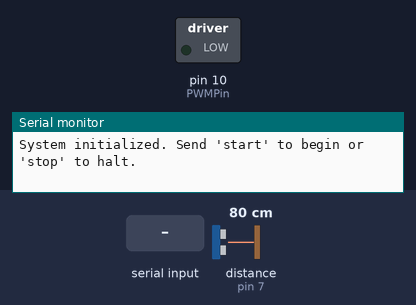
A sketch run on a simulated Arduino Uno, built with avr-gcc and run on an emulated ATmega328P. Shown: switched loads named in the sketch (green lamp = pin HIGH), the last lines printed to the serial monitor. The inputs (shaded band) are chosen by the test bench; at power-on: distance to the obstacle (sensor on pin 7) 80 cm. The echo pulse lasts 58.3 µs per cm; pins used as bus, display or sensor lines are not drawn.

Above: at 1.2 s.
1.3 s: "start\n" received over Serial
2.8 s: distance to the obstacle (sensor on pin 7) set to 17 cm
5.8 s: distance to the obstacle (sensor on pin 7) set to 13 cm
At 6.9 s:
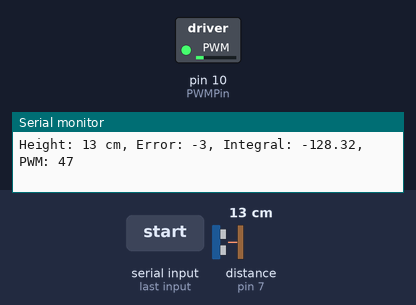
8.8 s: distance to the obstacle (sensor on pin 7) set to 2 cm
At 9.5 s:
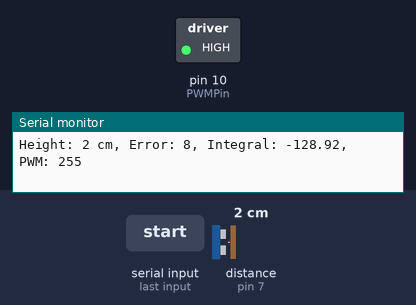
10.3 s: distance to the obstacle (sensor on pin 7) set to 9 cm
At 11.1 s:
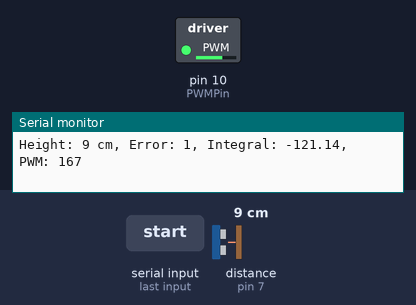
13.3 s: "stop\n" received over Serial
At 14.4 s:
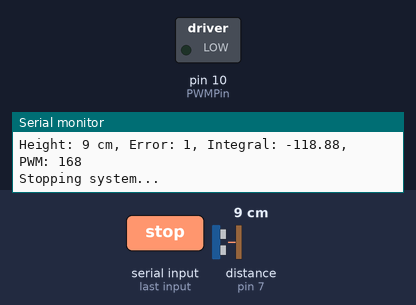
Timing chart, 0 to 15.8 s (numbered marks = the images above; inputs shaded):
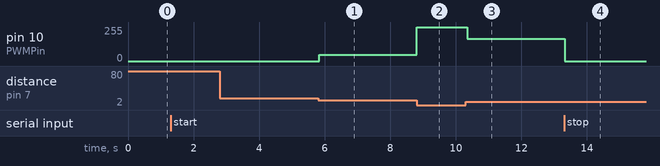

The sketch:

Drone_Altitude_Controller_Code_Final.ino
```cpp
// Pin definitions
const int triggerPin = 8;  // Trigger pin for the ultrasonic sensor
const int echoPin = 7;     // Echo pin for the ultrasonic sensor
const int PWMPin = 10;     // Pin for the motor PWM signal

// Target height and control parameters
const int target_height = 10;  // Target height in centimeters
const float Kp = 30.0;         // Proportional Gain
const float Ki = 0.1;         // Integral Gain
const float Kd = 0.0001;         // Derivative Gain
const int minPWM = 0;         // Minimum PWM value
const int maxPWM = 255;       // Maximum PWM value

// Variables
long duration, cm, lastValidCm = 0;
int PWM_offset = 150;
int PWM_signal = 0;
int error = 0;
float integral = 0;
float derivative = 0;
int lastError = 0;
unsigned long lastTime = millis();
bool running = false;

void setup() {
    pinMode(triggerPin, OUTPUT);
    pinMode(echoPin, INPUT);
    pinMode(PWMPin, OUTPUT);

    Serial.begin(9600);
    Serial.println("System initialized. Send 'start' to begin or 'stop' to halt.");
}

void loop() {
    if (Serial.available() > 0) {
        String command = Serial.readStringUntil('\n');
        if (command == "start") {
            running = true;
            integral = 0;  // Reset integral term
            lastError = 0; // Reset last error
            lastTime = millis(); // Reset last time
            Serial.println("Starting system...");
        } else if (command == "stop") {
            running = false;
            analogWrite(PWMPin, 0); // Stop the motor
            Serial.println("Stopping system...");
        }
    }

    if (running) {
        unsigned long currentTime = millis();
        unsigned long elapsedTime = currentTime - lastTime;

        digitalWrite(triggerPin, LOW);
        delayMicroseconds(2);
        digitalWrite(triggerPin, HIGH);
        delayMicroseconds(5);
        digitalWrite(triggerPin, LOW);

        duration = pulseIn(echoPin, HIGH);
        cm = microsecondsToCentimeters(duration);

        error = target_height - cm;
        integral += error * (elapsedTime / 1000.0); // Accumulate error over time
        derivative = (error - lastError) / (elapsedTime / 1000.0);
        PWM_signal = Kp * error + Ki * integral + Kd * derivative + PWM_offset;
        PWM_signal = constrain(PWM_signal, minPWM, maxPWM);

        analogWrite(PWMPin, PWM_signal);

        // Debugging Output
        Serial.print("Height: "); Serial.print(cm);
        Serial.print(" cm, Error: "); Serial.print(error);
        Serial.print(", Integral: "); Serial.print(integral);
        Serial.print(", PWM: "); Serial.println(PWM_signal);

        lastError = error;
        lastTime = currentTime;
    }
}

// Conversion of ultrasonic sensor reading ot centimeters
long microsecondsToCentimeters(long microseconds) {
    return microseconds / 29 / 2; // Speed of sound conversion
}
```

Measured:
- after the input at 5.8 s, pin 10 (PWMPin): 0/255 → 47/255 at once, → 46/255 1.5 s later
- after the input at 8.8 s, pin 10 (PWMPin): 46/255 → 255/255 at once
- after the input at 10.3 s, pin 10 (PWMPin): 255/255 → 167/255 after 0.05 s, → 168/255 1.8 s later
- after the input at 13.3 s, pin 10 (PWMPin): 168/255 → 0/255 at once
